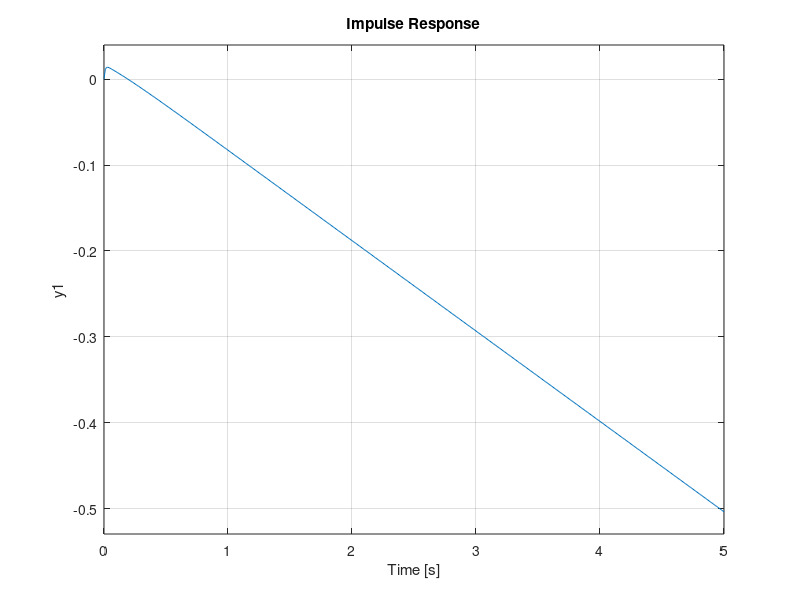

This figure's MATLAB source:
clear all;
clc;
M=0.5;
m=0.2;
b=0.1;
l=0.3;
I=0.0006;
g=9.81;
s = tf('s');
q = (M+m) *(I+m*l^2) - (m*l) ^2;
P_pend = (m*l*s/q)/ (s^3 + (b*(I + m*l^2)) *s^2/q - ((M + m) *m*g*l) *s/q - b*m*g*l/q);
Kp = 100;
Ki = 1;
Kd = 20;
C = pid (Kp, Ki, Kd);
P_cart = (((I+m*l^2)/ q) *s^2 - (m*g*l/q))/ (s^4 + (b*(I + m*l^2)) *s^3/q - ((M + m) *m*g*l) *s^2/q - b*m*g*l*s/q);
T2 = feedback (1, P_pend*C) *P_cart;
t = 0:0.01:5;
impulse (T2, t);
